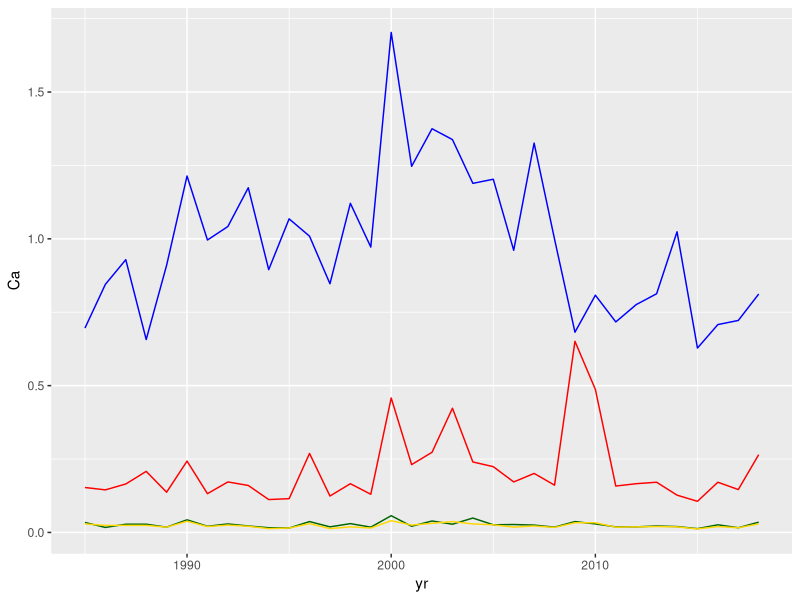
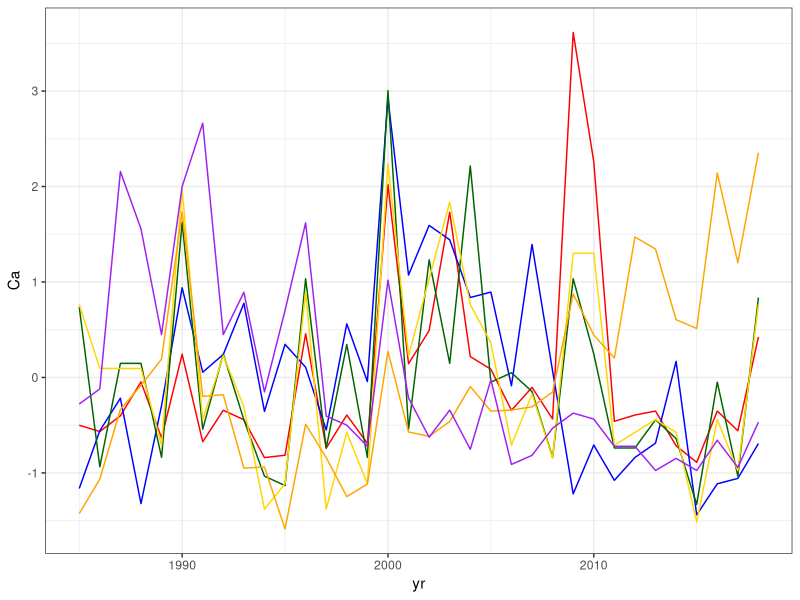
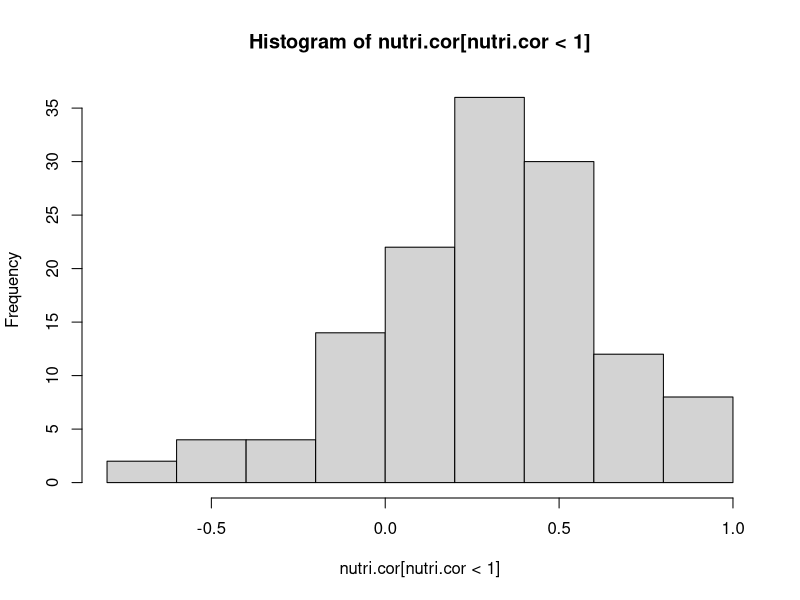
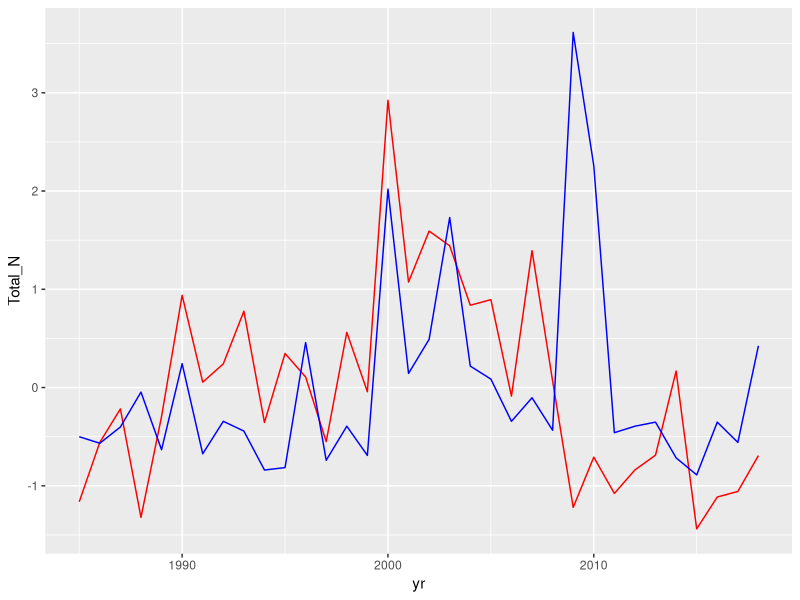
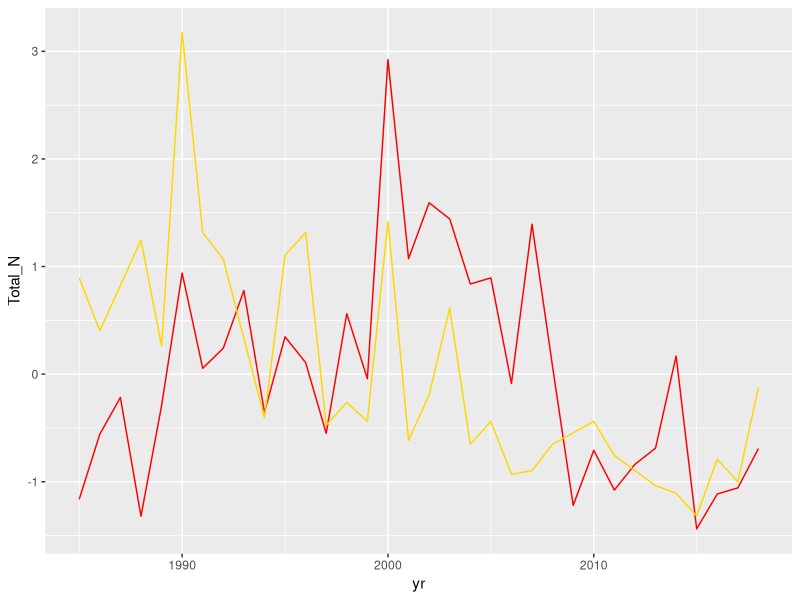
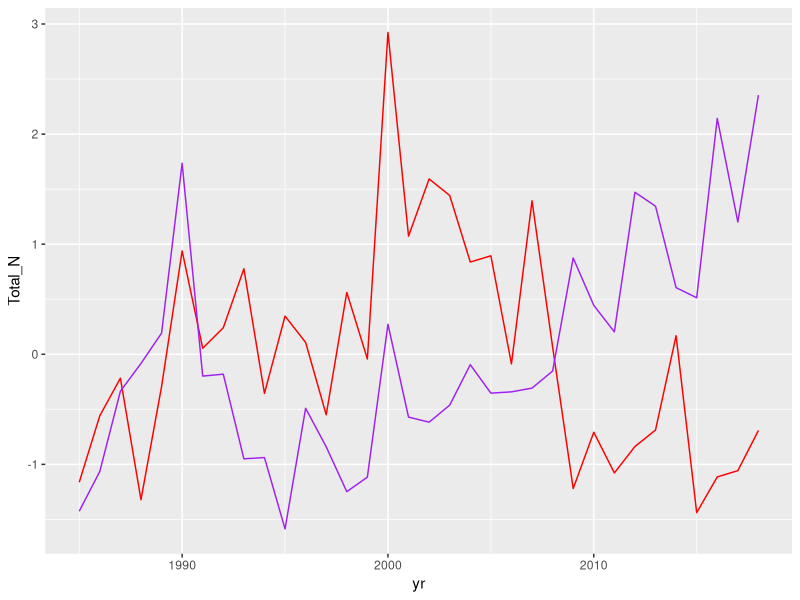
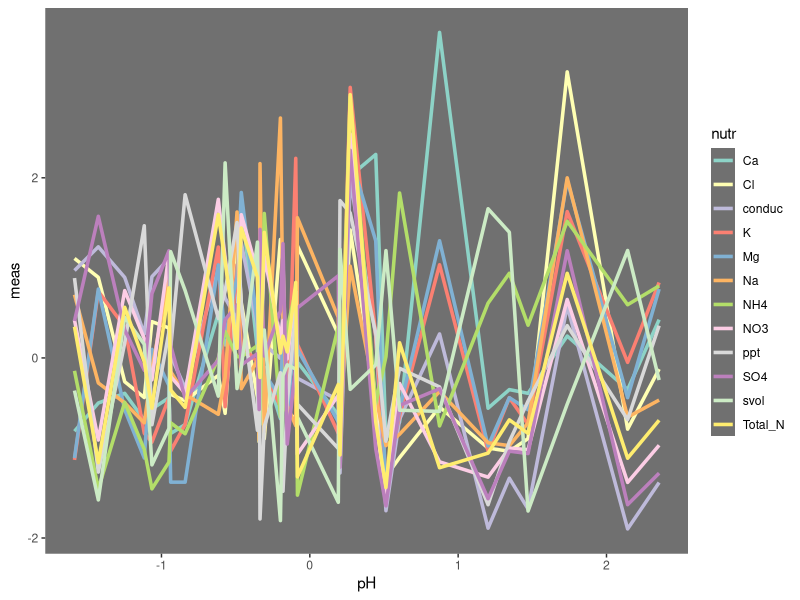
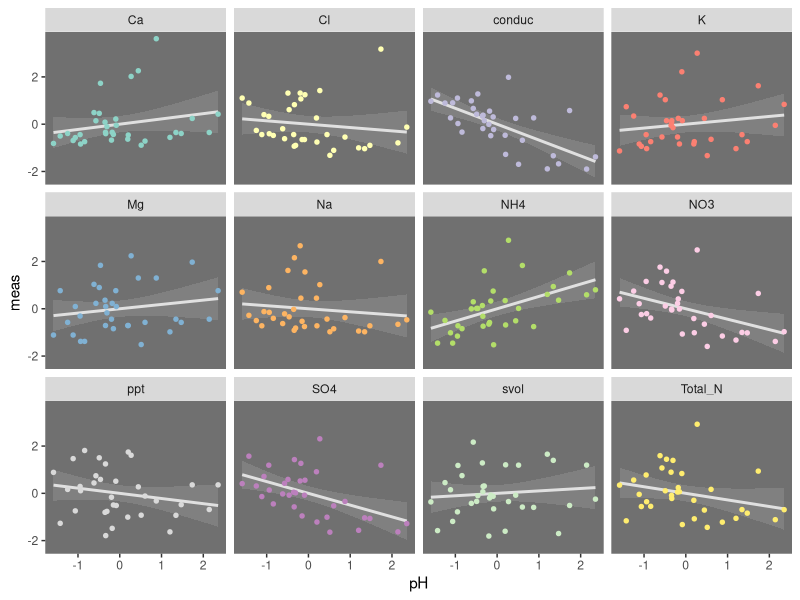

Recreate these plots in R, in order.
# Exploring nitrogen/nutrient data from NADP

library(ggplot2)
library(dplyr)
library(tidyr)

nutri = read.csv('00_raw_data/nitrogen/Niwot_water_year_concentration_data.csv')

head(nutri)

# Take out year 1984 (incomplete)
nutri = nutri[nutri$yr > 1984,]

ggnut = ggplot(nutri)

ggnut +
  geom_line(aes(x = yr, y = Ca), colour = 'red') +
  geom_line(aes(x = yr, y = Total_N), colour = 'blue') +
  geom_line(aes(x = yr, y = K), colour = 'darkgreen') +
  geom_line(aes(x = yr, y = Mg), colour = 'gold')

# Try centeirng

nutri.c = nutri %>%
  mutate_at(vars(Ca, Mg, K, Na, NH4, NO3, Total_N, Cl, SO4, pH, conduc, svol, ppt),
            function(x) (x - mean(x)) / sd(x))

ggnut = ggplot(nutri.c, aes(x = yr))

ggnut +
  geom_line(aes(y = Ca), colour = 'red') +
  geom_line(aes(y = Total_N), colour = 'blue') +
  geom_line(aes(y = K), colour = 'darkgreen') +
  geom_line(aes(y = Mg), colour = 'gold') +
  geom_line(aes(y = pH), colour = 'orange') +
  geom_line(aes(y = Na), colour = 'purple') +
  theme_bw()


# Principle components analysis



# Make a long-form data frame
nutri.l = nutri %>%
  select(-c(siteID, seas, fullChemLab, daysSample, startDate, lastDate)) %>%
  gather(key = metric, value = measure, -c(yr, Criteria1, Criteria2, Criteria3))

head(nutri.l)

nutri.l = nutri.l %>%
  gather(key = crit, value = pct, -c(yr, metric, measure)) %>%
  filter(!(crit %in% c('Criteria2', 'Criteria3') & !(metric %in% c('ppt', 'svol')))) %>%
  filter(!(crit %in% 'Criteria1' & metric %in% c('ppt', 'svol')))

# why did I want to do this...?

# Look at correlation

nutri.cor = nutri %>%
  select(Ca, Mg, K, Na, NH4, NO3, Total_N, Cl, SO4, pH, conduc, ppt) %>%
  cor()

hist(nutri.cor[nutri.cor<1])

nutri.cor.long = nutri.cor %>%
  as.data.frame() %>%
  mutate(meas.a = row.names(.)) %>%
  gather(key = meas.b, value = corr, -c(meas.a)) %>%
  filter(corr < 1)

nutri.cor.long %>%
  filter(abs(corr) > 0.25)

nutri.cor.long %>%
  filter(meas.a %in% 'Total_N')

# Plot: Soil carbon, Na, Cl, pH

ggnut +
  geom_line(aes(y = Total_N), colour = 'red') +
  geom_line(aes(y = Ca), colour = 'blue')
# Seem to be tracking each other especially well 1990 - 2005

ggnut +
  geom_line(aes(y = Total_N), colour = 'red') +
  geom_line(aes(y = Cl), colour = 'gold')
# Not correlated at all really

ggnut +
  geom_line(aes(y = Total_N), colour = 'red') +
  geom_line(aes(y = pH), colour = 'purple')
# Also not correlated

nut.ph.long = nutri.c %>%
  select(-c(Criteria1, Criteria2, Criteria3, siteID, seas, 
            fullChemLab, daysSample, startDate, lastDate)) %>%
  gather(key = nutr, value = meas, -c(yr, pH))

ggplot(nut.ph.long %>% filter(!nutr %in% 'Br'), aes(x = pH)) +
  geom_line(aes(y = meas, group = nutr, colour = nutr), size = 1.2) +
  scale_color_manual(values = RColorBrewer::brewer.pal(n = 12, 'Set3')) +
  theme(panel.grid = element_blank(),
        panel.background = element_rect(fill = 'gray44'))

ggplot(nut.ph.long %>% filter(!nutr %in% 'Br'), aes(x = pH, y  = meas)) +
  geom_smooth(method = 'lm', colour = 'gray88') +
  geom_point(aes(colour = nutr), size = 1.2) +
  scale_color_manual(values = RColorBrewer::brewer.pal(n = 12, 'Set3')) +
  theme(panel.grid = element_blank(),
        panel.background = element_rect(fill = 'gray44'),
        legend.position = 'none') +
  facet_wrap(~ nutr)
